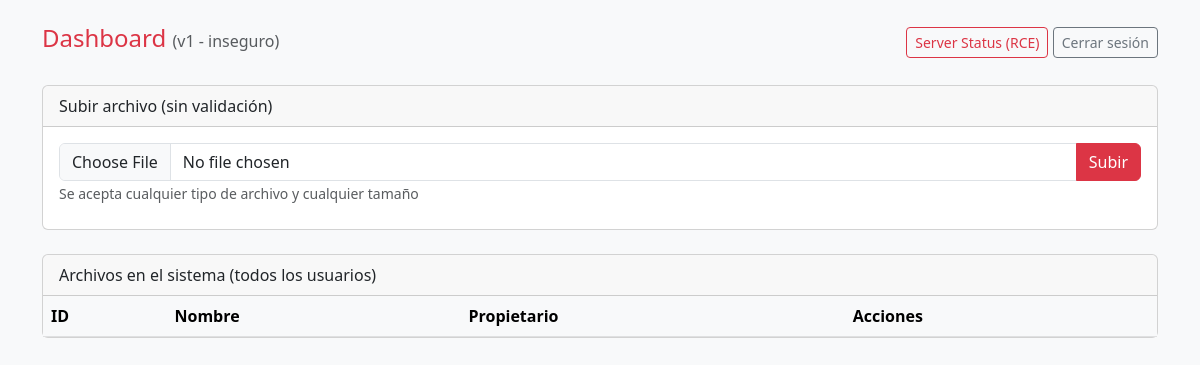
Page /dashboard on the earlier database version.
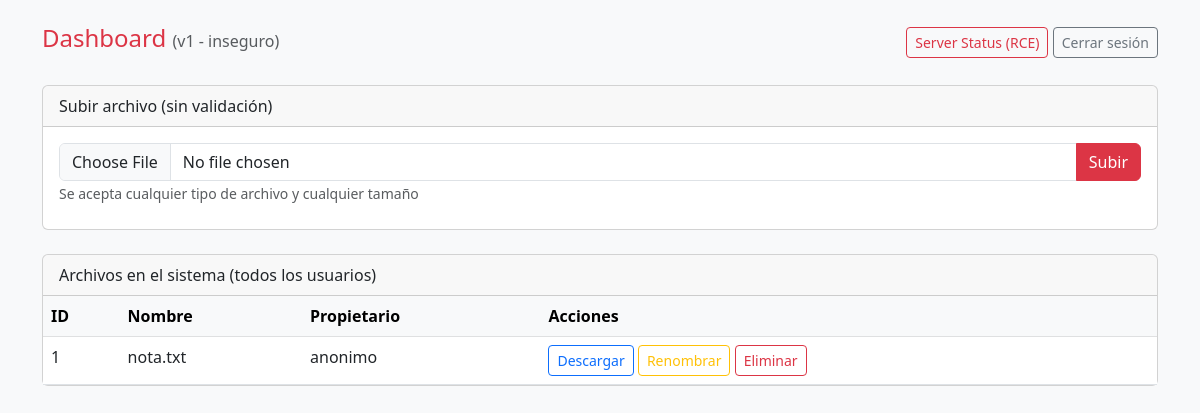
Same page on the later database version.
### tables this page shows
CREATE TABLE files (
            id INTEGER PRIMARY KEY AUTOINCREMENT,
            filename TEXT,
            owner TEXT
        );

### app.py (the view)
@app.route("/dashboard")
def dashboard():
    conn = get_db()
    files = conn.execute("SELECT * FROM files").fetchall()
    conn.close()
    return render_template("dashboard.html", files=files, user=session.get("user"))

### app.py (called while the page is built)
def get_db():
    conn = sqlite3.connect("database.db")
    conn.row_factory = sqlite3.Row
    return conn

### templates/dashboard.html (shortened to what this page needs)
<!DOCTYPE html>
<html lang="es">
<head>
    <link href="https://cdn.jsdelivr.net/npm/bootstrap@5.3.0/dist/css/bootstrap.min.css" rel="stylesheet">
</head>
<body class="bg-light">
<div class="container mt-4">
    <div class="d-flex justify-content-between align-items-center mb-4">
        <h4 class="text-danger">
            Dashboard <small class="text-muted fs-6">(v1 - inseguro)</small>
        </h4>
        <div>
            <a href="/server_status" class="btn btn-outline-danger btn-sm">Server Status (RCE)</a>
            <a href="/logout" class="btn btn-outline-secondary btn-sm">Cerrar sesión</a>
        </div>
    </div>
    <div class="card mb-4">
        <div class="card-header">Subir archivo (sin validación)</div>
        <div class="card-body">
            <form id="uploadForm" enctype="multipart/form-data">
                <div class="input-group">
                    <input type="file" name="file" id="fileInput" class="form-control">
                    <button type="submit" class="btn btn-danger">Subir</button>
                </div>
                <small class="text-muted">Se acepta cualquier tipo de archivo y cualquier tamaño</small>
            </form>
        </div>
    </div>
    <div class="card">
        <div class="card-header">Archivos en el sistema (todos los usuarios)</div>
        <div class="card-body p-0">
            <table class="table table-hover mb-0" id="filesTable">
                <thead class="table-light">
                    <tr>
                        <th>ID</th>
                        <th>Nombre</th>
                        <th>Propietario</th>
                        <th>Acciones</th>
                    </tr>
                </thead>
                <tbody>
                {% for f in files %}
                <tr>
                    <td>{{ f.id }}</td>
                    <td>{{ f.filename | safe }}</td>
                    <td>{{ f.owner }}</td>
                    <td>
                        <a href="/files/{{ f.id }}" class="btn btn-sm btn-outline-primary">Descargar</a>
                        <button onclick="renameFile({{ f.id }})" class="btn btn-sm btn-outline-warning">Renombrar</button>
                        <button onclick="deleteFile({{ f.id }})" class="btn btn-sm btn-outline-danger">Eliminar</button>
                    </td>
                </tr>
                {% endfor %}
                </tbody>
            </table>
        </div>
    </div>
</div>
</body>
</html>

Differences in the rows shown:
added files: id "1", filename "nota.txt", owner "anonimo"
